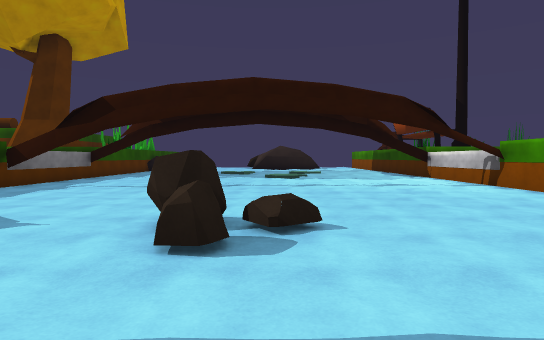
[1] (above)

17 first-person views from a walk through a Unity game level. The camera is 1.4 m above the floor, tilts 2° down and sees 75° across. The floor is counted in squares, 2 m on a side. Each view is taken from the middle of a square. On the plan, view 1 faces up. The plan holds only what a view shows up to about 11 squares ahead; the rest is blank. The place goes on beyond the plan. Some animated figures are not drawn.

[2]
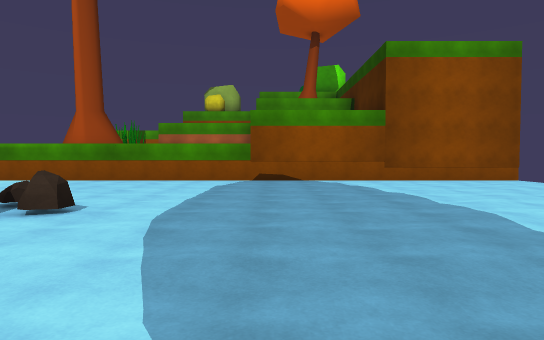

[3]
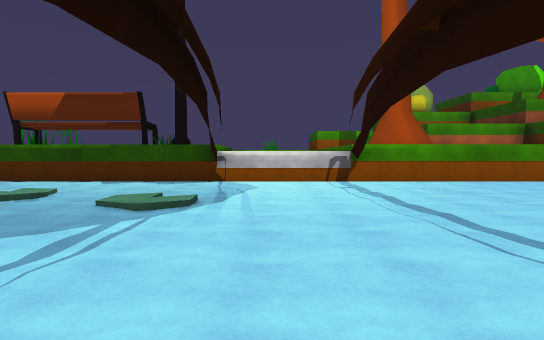

[4]
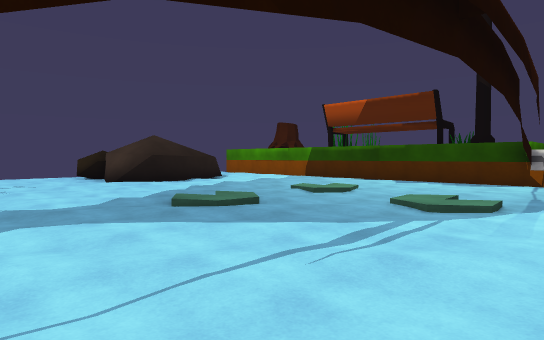

[5]
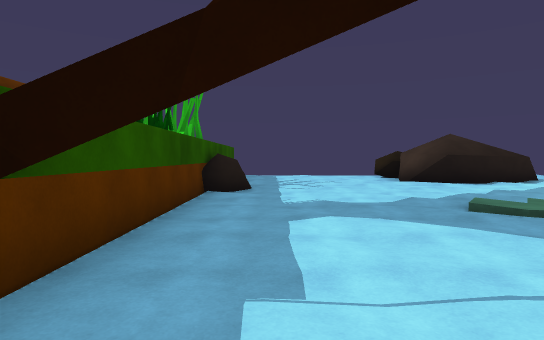

[6]
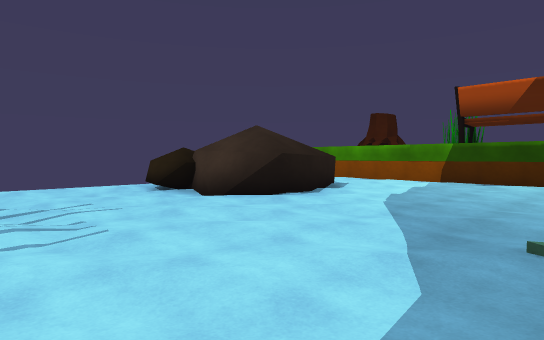

[7]
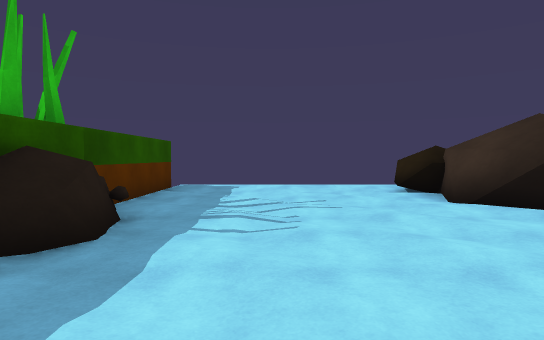

[8]
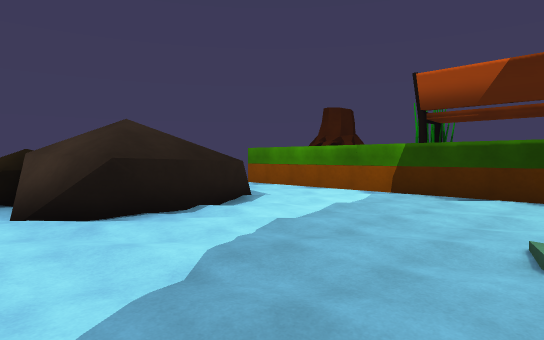

[9]
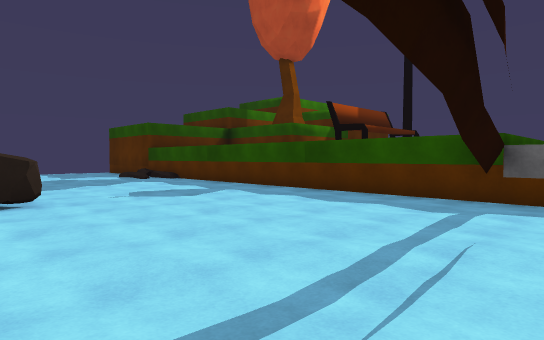

[10]
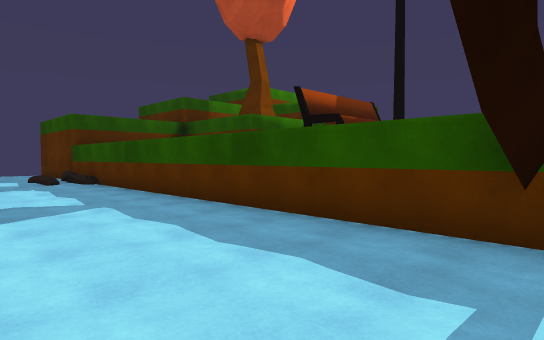

[11]
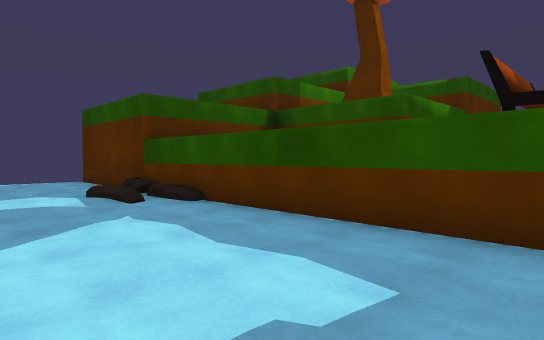

[12]
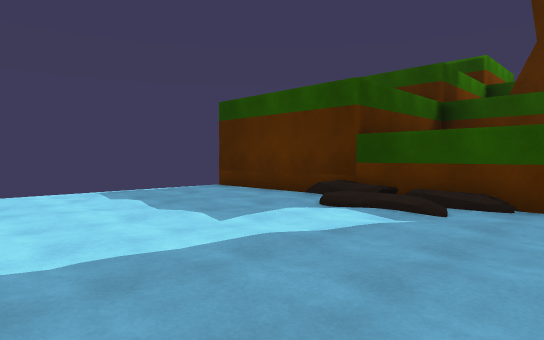

[13]
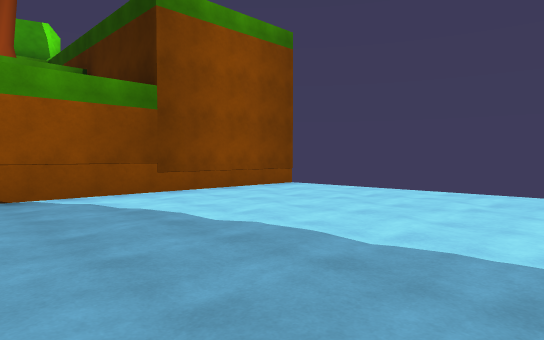

[14]
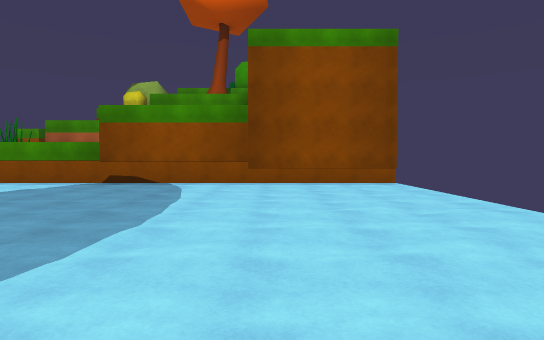

[15]
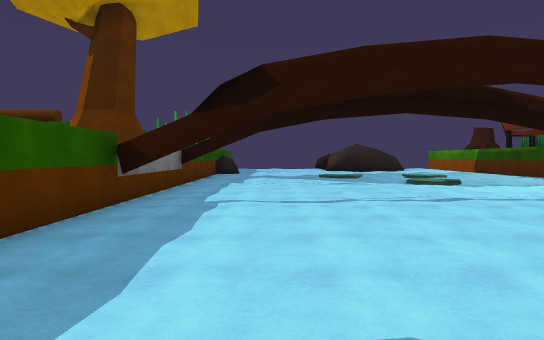

[16]
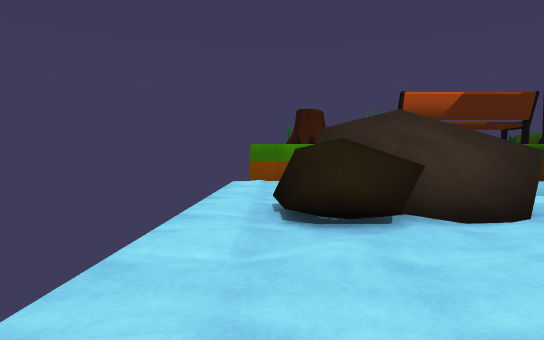

[17]
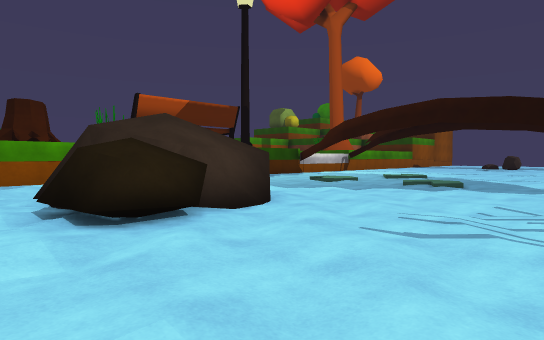

### Floor plan
Key: @ floor where view 1 was taken; # wall or solid block; . floor; / step, stairs or slope; ^ raised ledge; R rock; O other object.
Columns run from 7 left of view 1 to 6 right of it. Each row starts with its distance up from view 1.
 25 #............#
 24 #/././/R.././#
 23 #/././R###///#
 22 #.././####///#
 21 #.././####/./#
 20 #R././....../#
 19 #R....../././#
 18 #....././././#
 17 #....././././#
 16 #....//./ ...#
 15 #....//.//...#
 14 #............#
 13 ##.....//...##
 12 ^....../.....^
 11 ^............^
 10 ^............^
  9 ^............^
  8 ##..........##
  7 #............#
  6 #............#
  5 #............#
  4 #.....O......#
  3 #.....O......#
  2 #............#
  1 #............#
  0 #......@.....#
 -1 # ...........#
 -2 ##/..........#
 -3 ##/..........#
 -4 #............#
 -5 #............#
 -6 #............#
 -7 #............#

Where each view was taken, in squares from view 1:
view 1: 0 up, 0 right, facing up
view 2: 0 up, 5 left, facing right
view 3: 11 up, 5 left, facing right
view 4: 11 up, 5 left, facing up-right
view 5: 11 up, 5 left, facing up
view 6: 16 up, 5 left, facing up-right
view 7: 16 up, 4 left, facing up
view 8: 16 up, 2 left, facing up-right
view 9: 10 up, 0 right, facing down-left
view 10: 9 up, 3 left, facing down-left
view 11: 4 up, 3 left, facing down-left
view 12: 0 up, 1 left, facing down-left
view 13: 0 up, 1 left, facing down-right
view 14: 4 down, 4 left, facing right
view 15: 3 up, 4 left, facing up
view 16: 24 up, 5 left, facing right
view 17: 25 up, 5 left, facing down-right
